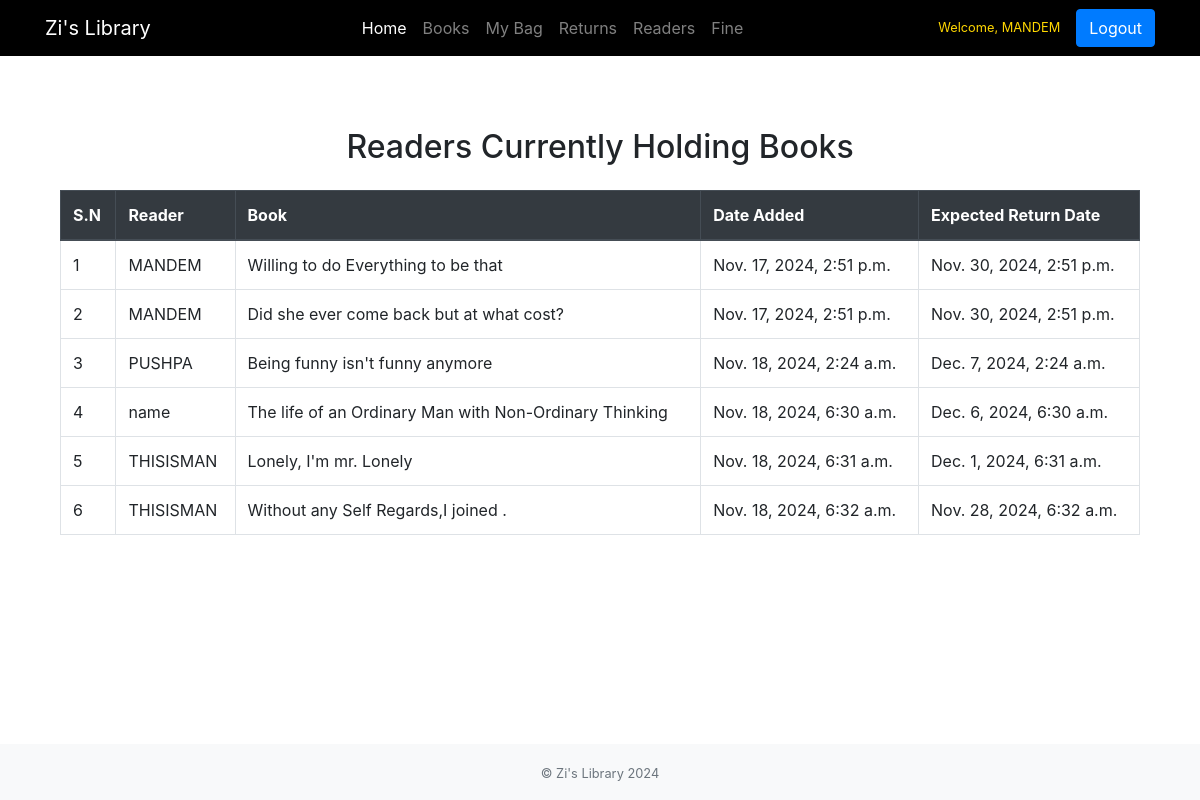
Screenshot of /readers/ (signed in) with the database file from the repository.
### library/models.py (models this page shows, shortened)
class Checkout(models.Model):
  book=models.ForeignKey(books,on_delete=models.CASCADE,null=True)
  reader=models.ForeignKey(User,on_delete=models.CASCADE)
  checkout_date=models.DateTimeField()
  return_due_date=models.DateTimeField()
  returned=models.BooleanField(default=False)

class books(models.Model):
  title=models.CharField(max_length=200)
  author=models.CharField(max_length=200)
  image=models.ImageField(upload_to='photos/',blank=True,null=True)
  status=models.BooleanField(default=True)

### library/views.py (the view)
# urls.py: path('readers/',views.readers,name='readers'),
def readers(request):
    reader_list=Checkout.objects.filter(returned=False)
    return render(request,'readers.html',{'reader_list':reader_list})

### library/templates/readers.html
{% extends "home.html" %}
{% block content %}
<div class="container my-4">
    <h2 class="text-center mb-4">Readers Currently Holding Books</h2>
    <div class="table-responsive">
        <table class="table table-bordered table-hover">
            <thead class="thead-dark">
                <tr>
                    <th scope="col">S.N</th>
                    <th scope="col">Reader</th>
                    <th scope="col">Book</th>
                    <th scope="col">Date Added</th>
                    <th scope="col">Expected Return Date</th>
                </tr>
            </thead>
            <tbody>
                {% for readers in reader_list %}
                    <tr>
                        <td>{{forloop.counter}}</td>
                        <td>{{readers.reader.username}}</td>
                        <td>{{readers.book.title}}</td>
                        <td>{{readers.checkout_date}}</td>
                        <td>{{readers.return_due_date}}</td>
                    </tr>
                {% empty %}
                    <tr>
                        <td colspan="4" class="text-center">No records found.</td>
                    </tr>
                {% endfor %}
            </tbody>
        </table>
    </div>
</div>
{% endblock %}

### templates/home.html (shortened to what this page needs)
<!DOCTYPE html>
<html lang="en">
<head>
  <link rel="stylesheet" href="https://cdnjs.cloudflare.com/ajax/libs/font-awesome/6.0.0-beta3/css/all.min.css">
  <link rel="stylesheet" href="https://cdn.jsdelivr.net/npm/bootstrap@4.3.1/dist/css/bootstrap.min.css">
</head>
<body class="d-flex flex-column min-vh-100">
  <nav class="navbar navbar-expand-lg navbar-dark" style="background-color:black;">
    <div class="container">
      <a class="navbar-brand" href="{% url 'home'%}">Zi's Library</a>
      <div class="collapse navbar-collapse" id="navbarNav">
        <ul class="navbar-nav mx-auto">
          <li class="nav-item active">
            <a class="nav-link" href="{% url 'home'%}">Home <span class="sr-only">(current)</span></a>
          </li>
          <li class="nav-item">
            <a class="nav-link" href="{% url 'books' %}">Books</a>
          </li>
          <li class="nav-item">
            <a class="nav-link" href="{% url 'myBag'%}" >My Bag</a>
          </li>
          <li class="nav-item">
            <a class="nav-link" href="{% url 'returns'%}">Returns</a>
          </li>
          <li class="nav-item">
            <a class="nav-link" href="{% url 'readers'%}">Readers</a>
          </li>
          <li class="nav-item">
            <a class="nav-link" href="{% url 'fine'%}">Fine</a>
          </li>
        </ul>
     {% if user.is_authenticated %}
     <span style="color: #FFD700; font-size:0.8rem" class="mr-2">Welcome, {{ user.username }}</span>
        <a class="btn btn-primary ml-2" href="{% url 'logout'%}" role="button">Logout</a>
     {% else %}
     <a class="btn btn-primary ml-2" href="{% url 'login'%}" role="button">Login</a>
    {% endif %}
    </div>
    </div>
  </nav>
  <div class="container my-5 flex-grow-1">
    {% block content %}{% endblock %}
  </div>
  <footer class="footer bg-light py-3 text-center">
    <div class="container">
      <small class="text-muted">© Zi's Library 2024</small>
    </div>
  </footer>
</body>
</html>

### rows the page displays
Checkout: reader.username "MANDEM", book "Willing to do Everything to be that", checkout_date "Nov. 17, 2024, 2:51 p.m.", return_due_date "Nov. 30, 2024, 2:51 p.m."
Checkout: reader.username "MANDEM", book "Did she ever come back but at what cost?", checkout_date "Nov. 17, 2024, 2:51 p.m.", return_due_date "Nov. 30, 2024, 2:51 p.m."
Checkout: reader.username "PUSHPA", book "Being funny isn't funny anymore", checkout_date "Nov. 18, 2024, 2:24 a.m.", return_due_date "Dec. 7, 2024, 2:24 a.m."
Checkout: reader.username "name", book "The life of an Ordinary Man with Non-Ordinary Thinking", checkout_date "Nov. 18, 2024, 6:30 a.m.", return_due_date "Dec. 6, 2024, 6:30 a.m."
Checkout: reader.username "THISISMAN", book "Lonely, I'm mr. Lonely", checkout_date "Nov. 18, 2024, 6:31 a.m.", return_due_date "Dec. 1, 2024, 6:31 a.m."
Checkout: reader.username "THISISMAN", book "Without any Self Regards,I joined .", checkout_date "Nov. 18, 2024, 6:32 a.m.", return_due_date "Nov. 28, 2024, 6:32 a.m."

### other values shown
{{ user.username }} "MANDEM"
